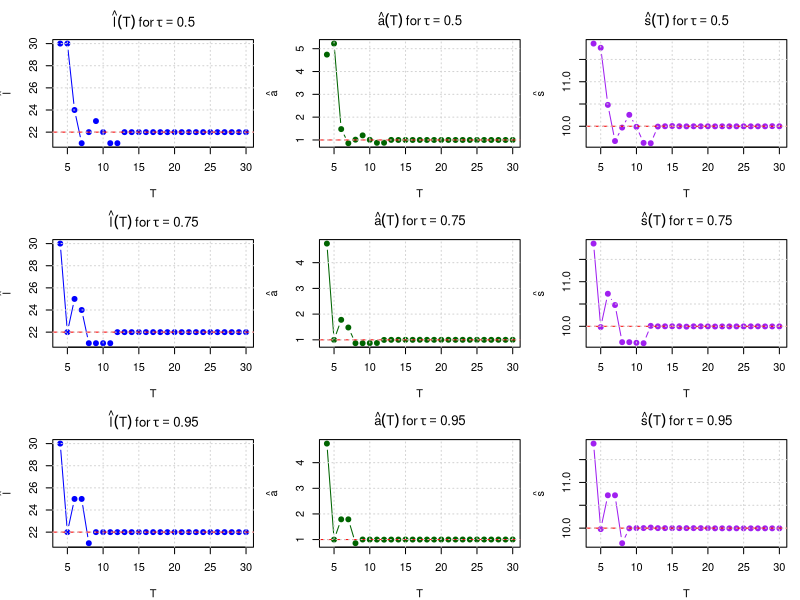

R code for this plot:
# ---------------------------------------------------------------------------
# Figures 3, 4a, 4b — Estimation Paths using Asymmetric Laplace Noise
# ---------------------------------------------------------------------------

# Author: Said Maanan
# Date: 2025-06-12

# ---------------------------------------------------------------------------
# Asymmetric Laplace Variance (general form)
# ---------------------------------------------------------------------------
asy_laplace_variance <- function(tau, z) {
  stopifnot(tau > 0, tau < 1, abs(z) < 1)
  mu <- tau / (1 + z) - (1 - tau) / (1 - z)
  E_X2 <- 2 * tau / (1 + z)^2 + 2 * (1 - tau) / (1 - z)^2
  return(E_X2 - mu^2)
}

# ---------------------------------------------------------------------------
# Compute noise scale b from target SNR
# ---------------------------------------------------------------------------
compute_noise_scale <- function(A, snr, tau, z) {
  sigma2 <- asy_laplace_variance(tau, z)
  sqrt((A / snr)^2 / sigma2)
}

# ---------------------------------------------------------------------------
# Asymmetric Laplace Noise Generator
# ---------------------------------------------------------------------------
r_asy_laplace <- function(n, tau, scale = 1) {
  u <- runif(n)
  ifelse(u < tau,
         -rexp(n, rate = 1 / scale),
         rexp(n, rate = 1 / scale))
}

# ---------------------------------------------------------------------------
# Quantile Loss and Weighted Quantile
# ---------------------------------------------------------------------------
quantile_loss <- function(u, tau) {
  u * (tau - (u < 0))
}

med_weighted_tau <- function(I, l, s, tau) {
  T <- length(I)
  x <- I * exp(((1:T) - l)^2 / s^2)
  w <- exp(-((1:T) - l)^2 / s^2)
  o <- order(x)
  x_sorted <- x[o]
  w_sorted <- w[o]
  cum_w <- cumsum(w_sorted)
  cutoff <- tau * sum(w_sorted)
  k <- min(which(cum_w >= cutoff))
  return(x_sorted[k])
}

# ---------------------------------------------------------------------------
# Model Estimation
# ---------------------------------------------------------------------------
compute_a <- function(I, l, s, tau) {
  med_weighted_tau(I, l, s, tau)
}

objective_function <- function(I, a, l, s, tau) {
  t <- seq_along(I)
  fitted <- a * exp(-((t - l)^2) / s^2)
  u <- I - fitted
  mean(quantile_loss(u, tau))
}

search_best_s <- function(I, l, tau) {
  f <- function(s) {
    a_hat <- compute_a(I, l, s, tau)
    objective_function(I, a_hat, l, s, tau)
  }
  optimize(f, interval = c(1, 20), tol = 1e-4)$minimum
}

estimate_params <- function(I, tau, h) {
  losses <- sapply(1:h, function(l) {
    s <- search_best_s(I, l, tau)
    a <- compute_a(I, l, s, tau)
    objective_function(I, a, l, s, tau)
  })
  l_hat <- which.min(losses)
  s_hat <- search_best_s(I, l_hat, tau)
  a_hat <- compute_a(I, l_hat, s_hat, tau)
  list(l_hat = l_hat, s_hat = s_hat, a_hat = a_hat)
}

# ---------------------------------------------------------------------------
# Simulation Settings
# ---------------------------------------------------------------------------
A_true <- 1
L_true <- 22
S_true <- 10
snr <- 1000
z <- 0
seed <- 280
h <- 30
T_vals <- 4:h
taus <- c(0.5, 0.75, 0.95)

# ---------------------------------------------------------------------------
# Combined 3x3 Plot for Figures 3, 4a, and 4b
# ---------------------------------------------------------------------------
png("fig3_4a_4b_combined.png", width = 1200, height = 800, res = 120)
par(mfrow = c(3, 3), mar = c(4, 4, 3, 1))

for (tau in taus) {
  set.seed(seed)
  b <- compute_noise_scale(A_true, snr, tau, z)
  
  signal_full <- A_true * exp(-((1:h) - L_true)^2 / S_true^2)
  noise_full <- r_asy_laplace(h, tau, scale = b)
  I_full <- signal_full + noise_full
  
  l_hats <- a_hats <- s_hats <- numeric(length(T_vals))
  
  for (i in seq_along(T_vals)) {
    T <- T_vals[i]
    I_T <- I_full[1:T]
    est <- estimate_params(I_T, tau, h)
    l_hats[i] <- est$l_hat
    a_hats[i] <- est$a_hat
    s_hats[i] <- est$s_hat
  }
  
  # --- Column 1: l_hat(T) ---
  plot(T_vals, l_hats, type = "b", col = "blue", pch = 19,
       xlab = "T", ylab = expression(hat(l)),
       main = bquote(hat(l)(T) ~ "for" ~ tau == .(tau)))
  abline(h = L_true, col = "red", lty = 2)
  grid()
  
  # --- Column 2: a_hat(T) ---
  plot(T_vals, a_hats, type = "b", col = "darkgreen", pch = 19,
       xlab = "T", ylab = expression(hat(a)),
       main = bquote(hat(a)(T) ~ "for" ~ tau == .(tau)))
  abline(h = A_true, col = "red", lty = 2)
  grid()
  
  # --- Column 3: s_hat(T) ---
  plot(T_vals, s_hats, type = "b", col = "purple", pch = 19,
       xlab = "T", ylab = expression(hat(s)),
       main = bquote(hat(s)(T) ~ "for" ~ tau == .(tau)))
  abline(h = S_true, col = "red", lty = 2)
  grid()
}

dev.off()
cat("Combined 3x3 plot saved as 'fig3_4a_4b_combined.png'\n")
